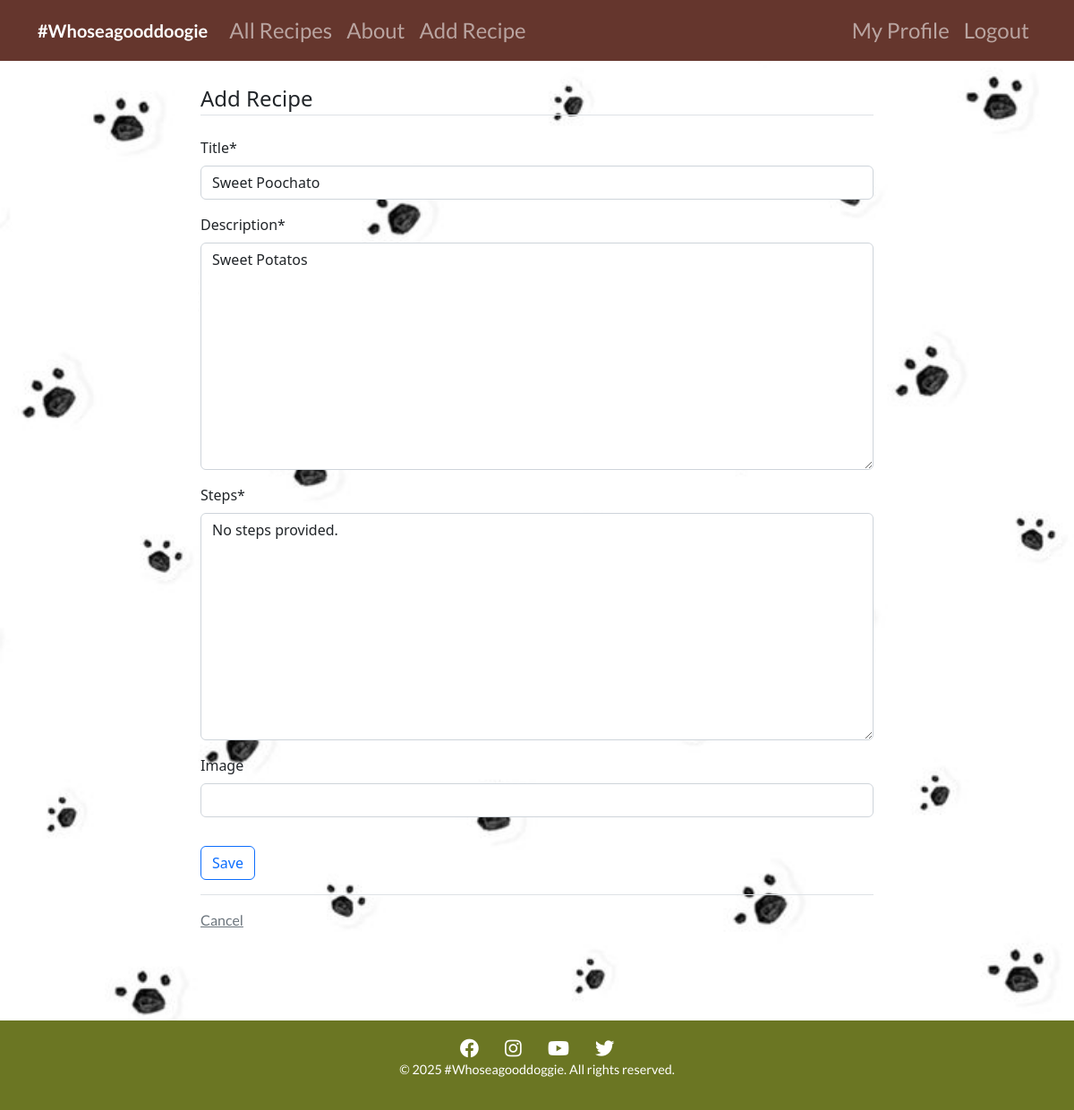
Screenshot of /recipe/3/update (signed in) with the database file from the repository.
### recipes/models.py (models this page shows, shortened)
class Recipe(models.Model):
    title = models.CharField(max_length=100)
    description = models.TextField()
    steps = models.TextField(default="No steps provided.")  # New field for recipe steps  # New field for recipe steps
    author = models.ForeignKey(User, on_delete=models.CASCADE)
    created_at = models.DateTimeField(auto_now_add=True)
    updated_at = models.DateTimeField(auto_now=True)
    image = CloudinaryField('image', blank=True, null=True)  # Field for image upload

### recipes/views.py (the view, shortened to what this page needs)
# urls.py: path('recipe/<int:pk>/update', views.RecipeUpdateView.as_view(), name="recipes-update"),
class RecipeUpdateView(LoginRequiredMixin, UserPassesTestMixin, UpdateView):
    model = Recipe
    fields = ['title', 'description', 'steps', 'image']  # Include all fields for updating
    def test_func(self):
        recipe = self.get_object()
        return self.request.user == recipe.author

### recipes/templates/recipes/recipe_form.html (shortened to what this page needs)
{% extends "recipes/base.html" %}
{% load crispy_forms_tags %}
{% block content %}
<div class="container">
  <form method="POST" enctype="multipart/form-data">
    <fieldset class="form-group">
      <legend class="border-bottom mb-4">Add Recipe</legend>
      {{ form|crispy }}
    </fieldset>
    <div class="form-group py-3">
      <input class="btn btn-outline-primary" type="submit" value="Save" />
    </div>
  </form>
  <div class="border-top pt-3">
    <a class="text-muted" href="{% url 'recipes-home' %}">Cancel</a>
  </div>
</div>
{% endblock content %}

### static/assets/css/styles.css (style rules this page uses)
body { font-family: 'Lato', sans-serif; margin: 0; padding: 0; box-sizing: border-box; background-image: url('/static/assets/images/Paws3.jpg'); background-size: cover; background-repeat: no-repeat; background-attachment: fixed; background-position: center; color: #fff; padding-bottom: 200px; }
p, a, button { font-family: 'Lato', sans-serif; font-weight: 400; }

### rows the page displays
Recipe: title "Sweet Poochato", description "Sweet Potatos", steps "No steps provided."
